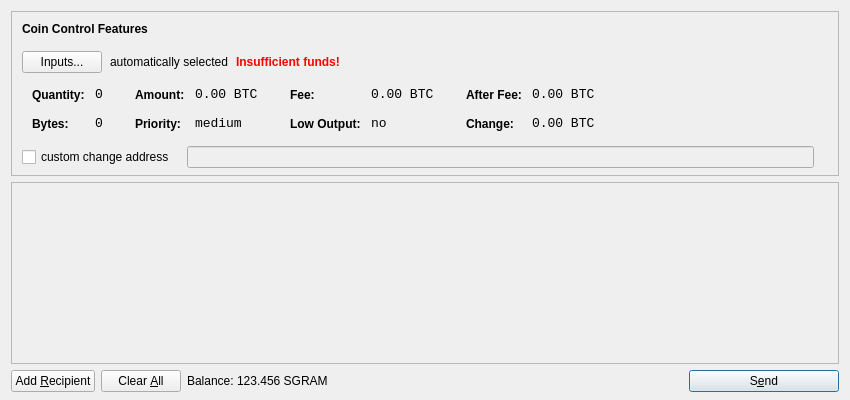
<?xml version="1.0" encoding="UTF-8"?>
<ui version="4.0">
 <class>SendCoinsDialog</class>
 <widget class="QDialog" name="SendCoinsDialog">
  <property name="geometry">
   <rect>
    <x>0</x>
    <y>0</y>
    <width>850</width>
    <height>400</height>
   </rect>
  </property>
  <property name="windowTitle">
   <string>Send Coins</string>
  </property>
  <layout class="QVBoxLayout" name="verticalLayout" stretch="0,1,0">
   <property name="bottomMargin">
    <number>8</number>
   </property>
   <item>
    <widget class="QFrame" name="frameCoinControl">
     <property name="sizePolicy">
      <sizepolicy hsizetype="Expanding" vsizetype="Expanding">
       <horstretch>0</horstretch>
       <verstretch>0</verstretch>
      </sizepolicy>
     </property>
     <property name="maximumSize">
      <size>
       <width>16777215</width>
       <height>16777215</height>
      </size>
     </property>
     <property name="frameShape">
      <enum>QFrame::StyledPanel</enum>
     </property>
     <property name="frameShadow">
      <enum>QFrame::Sunken</enum>
     </property>
     <layout class="QVBoxLayout" name="verticalLayoutCoinControl2">
      <property name="spacing">
       <number>-1</number>
      </property>
      <property name="leftMargin">
       <number>0</number>
      </property>
      <property name="topMargin">
       <number>0</number>
      </property>
      <property name="rightMargin">
       <number>0</number>
      </property>
      <property name="bottomMargin">
       <number>6</number>
      </property>
      <item>
       <layout class="QVBoxLayout" name="verticalLayoutCoinControl" stretch="0,0,0,0,1">
        <property name="spacing">
         <number>0</number>
        </property>
        <property name="leftMargin">
         <number>10</number>
        </property>
        <property name="topMargin">
         <number>10</number>
        </property>
        <item>
         <layout class="QHBoxLayout" name="horizontalLayoutCoinControl1">
          <property name="bottomMargin">
           <number>15</number>
          </property>
          <item>
           <widget class="QLabel" name="labelCoinControlFeatures">
            <property name="sizePolicy">
             <sizepolicy hsizetype="Preferred" vsizetype="Maximum">
              <horstretch>0</horstretch>
              <verstretch>0</verstretch>
             </sizepolicy>
            </property>
            <property name="font">
             <font>
              <weight>75</weight>
              <bold>true</bold>
             </font>
            </property>
            <property name="styleSheet">
             <string notr="true">font-weight:bold;</string>
            </property>
            <property name="text">
             <string>Coin Control Features</string>
            </property>
           </widget>
          </item>
         </layout>
        </item>
        <item>
         <layout class="QHBoxLayout" name="horizontalLayoutCoinControl2" stretch="0,0,0,0">
          <property name="spacing">
           <number>8</number>
          </property>
          <property name="bottomMargin">
           <number>10</number>
          </property>
          <item>
           <widget class="QPushButton" name="pushButtonCoinControl">
            <property name="styleSheet">
             <string notr="true"/>
            </property>
            <property name="text">
             <string>Inputs...</string>
            </property>
           </widget>
          </item>
          <item>
           <widget class="QLabel" name="labelCoinControlAutomaticallySelected">
            <property name="text">
             <string>automatically selected</string>
            </property>
            <property name="margin">
             <number>5</number>
            </property>
           </widget>
          </item>
          <item>
           <widget class="QLabel" name="labelCoinControlInsuffFunds">
            <property name="font">
             <font>
              <weight>75</weight>
              <bold>true</bold>
             </font>
            </property>
            <property name="styleSheet">
             <string notr="true">color:red;font-weight:bold;</string>
            </property>
            <property name="text">
             <string>Insufficient funds!</string>
            </property>
            <property name="margin">
             <number>5</number>
            </property>
           </widget>
          </item>
          <item>
           <spacer name="horizontalSpacerCoinControl">
            <property name="orientation">
             <enum>Qt::Horizontal</enum>
            </property>
            <property name="sizeHint" stdset="0">
             <size>
              <width>40</width>
              <height>1</height>
             </size>
            </property>
           </spacer>
          </item>
         </layout>
        </item>
        <item>
         <widget class="QWidget" name="widgetCoinControl" native="true">
          <property name="sizePolicy">
           <sizepolicy hsizetype="Preferred" vsizetype="Preferred">
            <horstretch>0</horstretch>
            <verstretch>0</verstretch>
           </sizepolicy>
          </property>
          <property name="minimumSize">
           <size>
            <width>0</width>
            <height>0</height>
           </size>
          </property>
          <property name="styleSheet">
           <string notr="true"/>
          </property>
          <layout class="QHBoxLayout" name="horizontalLayoutCoinControl5">
           <property name="margin">
            <number>0</number>
           </property>
           <item>
            <layout class="QHBoxLayout" name="horizontalLayoutCoinControl3" stretch="0,0,0,1">
             <property name="spacing">
              <number>20</number>
             </property>
             <property name="topMargin">
              <number>0</number>
             </property>
             <property name="bottomMargin">
              <number>10</number>
             </property>
             <item>
              <layout class="QFormLayout" name="formLayoutCoinControl1">
               <property name="horizontalSpacing">
                <number>10</number>
               </property>
               <property name="verticalSpacing">
                <number>14</number>
               </property>
               <property name="leftMargin">
                <number>10</number>
               </property>
               <property name="topMargin">
                <number>4</number>
               </property>
               <property name="rightMargin">
                <number>6</number>
               </property>
               <item row="0" column="0">
                <widget class="QLabel" name="labelCoinControlQuantityText">
                 <property name="styleSheet">
                  <string notr="true">font-weight:bold;</string>
                 </property>
                 <property name="text">
                  <string>Quantity:</string>
                 </property>
                 <property name="margin">
                  <number>0</number>
                 </property>
                </widget>
               </item>
               <item row="0" column="1">
                <widget class="QLabel" name="labelCoinControlQuantity">
                 <property name="font">
                  <font>
                   <family>Monospace</family>
                   <pointsize>10</pointsize>
                  </font>
                 </property>
                 <property name="cursor">
                  <cursorShape>IBeamCursor</cursorShape>
                 </property>
                 <property name="contextMenuPolicy">
                  <enum>Qt::ActionsContextMenu</enum>
                 </property>
                 <property name="text">
                  <string notr="true">0</string>
                 </property>
                 <property name="margin">
                  <number>0</number>
                 </property>
                 <property name="textInteractionFlags">
                  <set>Qt::LinksAccessibleByMouse|Qt::TextSelectableByKeyboard|Qt::TextSelectableByMouse</set>
                 </property>
                </widget>
               </item>
               <item row="1" column="0">
                <widget class="QLabel" name="labelCoinControlBytesText">
                 <property name="styleSheet">
                  <string notr="true">font-weight:bold;</string>
                 </property>
                 <property name="text">
                  <string>Bytes:</string>
                 </property>
                </widget>
               </item>
               <item row="1" column="1">
                <widget class="QLabel" name="labelCoinControlBytes">
                 <property name="font">
                  <font>
                   <family>Monospace</family>
                   <pointsize>10</pointsize>
                  </font>
                 </property>
                 <property name="cursor">
                  <cursorShape>IBeamCursor</cursorShape>
                 </property>
                 <property name="contextMenuPolicy">
                  <enum>Qt::ActionsContextMenu</enum>
                 </property>
                 <property name="text">
                  <string notr="true">0</string>
                 </property>
                 <property name="textInteractionFlags">
                  <set>Qt::LinksAccessibleByMouse|Qt::TextSelectableByKeyboard|Qt::TextSelectableByMouse</set>
                 </property>
                </widget>
               </item>
              </layout>
             </item>
             <item>
              <layout class="QFormLayout" name="formLayoutCoinControl2">
               <property name="horizontalSpacing">
                <number>10</number>
               </property>
               <property name="verticalSpacing">
                <number>14</number>
               </property>
               <property name="leftMargin">
                <number>6</number>
               </property>
               <property name="topMargin">
                <number>4</number>
               </property>
               <property name="rightMargin">
                <number>6</number>
               </property>
               <item row="0" column="0">
                <widget class="QLabel" name="labelCoinControlAmountText">
                 <property name="styleSheet">
                  <string notr="true">font-weight:bold;</string>
                 </property>
                 <property name="text">
                  <string>Amount:</string>
                 </property>
                 <property name="margin">
                  <number>0</number>
                 </property>
                </widget>
               </item>
               <item row="0" column="1">
                <widget class="QLabel" name="labelCoinControlAmount">
                 <property name="font">
                  <font>
                   <family>Monospace</family>
                   <pointsize>10</pointsize>
                  </font>
                 </property>
                 <property name="cursor">
                  <cursorShape>IBeamCursor</cursorShape>
                 </property>
                 <property name="contextMenuPolicy">
                  <enum>Qt::ActionsContextMenu</enum>
                 </property>
                 <property name="text">
                  <string notr="true">0.00 BTC</string>
                 </property>
                 <property name="textInteractionFlags">
                  <set>Qt::LinksAccessibleByMouse|Qt::TextSelectableByKeyboard|Qt::TextSelectableByMouse</set>
                 </property>
                </widget>
               </item>
               <item row="1" column="0">
                <widget class="QLabel" name="labelCoinControlPriorityText">
                 <property name="styleSheet">
                  <string notr="true">font-weight:bold;</string>
                 </property>
                 <property name="text">
                  <string>Priority:</string>
                 </property>
                </widget>
               </item>
               <item row="1" column="1">
                <widget class="QLabel" name="labelCoinControlPriority">
                 <property name="font">
                  <font>
                   <family>Monospace</family>
                   <pointsize>10</pointsize>
                  </font>
                 </property>
                 <property name="cursor">
                  <cursorShape>IBeamCursor</cursorShape>
                 </property>
                 <property name="contextMenuPolicy">
                  <enum>Qt::ActionsContextMenu</enum>
                 </property>
                 <property name="text">
                  <string>medium</string>
                 </property>
                 <property name="textInteractionFlags">
                  <set>Qt::LinksAccessibleByMouse|Qt::TextSelectableByKeyboard|Qt::TextSelectableByMouse</set>
                 </property>
                </widget>
               </item>
              </layout>
             </item>
             <item>
              <layout class="QFormLayout" name="formLayoutCoinControl3">
               <property name="horizontalSpacing">
                <number>10</number>
               </property>
               <property name="verticalSpacing">
                <number>14</number>
               </property>
               <property name="leftMargin">
                <number>6</number>
               </property>
               <property name="topMargin">
                <number>4</number>
               </property>
               <property name="rightMargin">
                <number>6</number>
               </property>
               <item row="0" column="0">
                <widget class="QLabel" name="labelCoinControlFeeText">
                 <property name="styleSheet">
                  <string notr="true">font-weight:bold;</string>
                 </property>
                 <property name="text">
                  <string>Fee:</string>
                 </property>
                 <property name="margin">
                  <number>0</number>
                 </property>
                </widget>
               </item>
               <item row="0" column="1">
                <widget class="QLabel" name="labelCoinControlFee">
                 <property name="font">
                  <font>
                   <family>Monospace</family>
                   <pointsize>10</pointsize>
                  </font>
                 </property>
                 <property name="cursor">
                  <cursorShape>IBeamCursor</cursorShape>
                 </property>
                 <property name="contextMenuPolicy">
                  <enum>Qt::ActionsContextMenu</enum>
                 </property>
                 <property name="text">
                  <string notr="true">0.00 BTC</string>
                 </property>
                 <property name="textInteractionFlags">
                  <set>Qt::LinksAccessibleByMouse|Qt::TextSelectableByKeyboard|Qt::TextSelectableByMouse</set>
                 </property>
                </widget>
               </item>
               <item row="1" column="0">
                <widget class="QLabel" name="labelCoinControlLowOutputText">
                 <property name="styleSheet">
                  <string notr="true">font-weight:bold;</string>
                 </property>
                 <property name="text">
                  <string>Low Output:</string>
                 </property>
                </widget>
               </item>
               <item row="1" column="1">
                <widget class="QLabel" name="labelCoinControlLowOutput">
                 <property name="font">
                  <font>
                   <family>Monospace</family>
                   <pointsize>10</pointsize>
                  </font>
                 </property>
                 <property name="cursor">
                  <cursorShape>IBeamCursor</cursorShape>
                 </property>
                 <property name="contextMenuPolicy">
                  <enum>Qt::ActionsContextMenu</enum>
                 </property>
                 <property name="text">
                  <string>no</string>
                 </property>
                 <property name="textInteractionFlags">
                  <set>Qt::LinksAccessibleByMouse|Qt::TextSelectableByKeyboard|Qt::TextSelectableByMouse</set>
                 </property>
                </widget>
               </item>
              </layout>
             </item>
             <item>
              <layout class="QFormLayout" name="formLayoutCoinControl4">
               <property name="horizontalSpacing">
                <number>10</number>
               </property>
               <property name="verticalSpacing">
                <number>14</number>
               </property>
               <property name="leftMargin">
                <number>6</number>
               </property>
               <property name="topMargin">
                <number>4</number>
               </property>
               <property name="rightMargin">
                <number>6</number>
               </property>
               <item row="0" column="0">
                <widget class="QLabel" name="labelCoinControlAfterFeeText">
                 <property name="styleSheet">
                  <string notr="true">font-weight:bold;</string>
                 </property>
                 <property name="text">
                  <string>After Fee:</string>
                 </property>
                 <property name="margin">
                  <number>0</number>
                 </property>
                </widget>
               </item>
               <item row="0" column="1">
                <widget class="QLabel" name="labelCoinControlAfterFee">
                 <property name="font">
                  <font>
                   <family>Monospace</family>
                   <pointsize>10</pointsize>
                  </font>
                 </property>
                 <property name="cursor">
                  <cursorShape>IBeamCursor</cursorShape>
                 </property>
                 <property name="contextMenuPolicy">
                  <enum>Qt::ActionsContextMenu</enum>
                 </property>
                 <property name="text">
                  <string notr="true">0.00 BTC</string>
                 </property>
                 <property name="textInteractionFlags">
                  <set>Qt::LinksAccessibleByMouse|Qt::TextSelectableByKeyboard|Qt::TextSelectableByMouse</set>
                 </property>
                </widget>
               </item>
               <item row="1" column="0">
                <widget class="QLabel" name="labelCoinControlChangeText">
                 <property name="styleSheet">
                  <string notr="true">font-weight:bold;</string>
                 </property>
                 <property name="text">
                  <string>Change:</string>
                 </property>
                </widget>
               </item>
               <item row="1" column="1">
                <widget class="QLabel" name="labelCoinControlChange">
                 <property name="font">
                  <font>
                   <family>Monospace</family>
                   <pointsize>10</pointsize>
                  </font>
                 </property>
                 <property name="cursor">
                  <cursorShape>IBeamCursor</cursorShape>
                 </property>
                 <property name="contextMenuPolicy">
                  <enum>Qt::ActionsContextMenu</enum>
                 </property>
                 <property name="text">
                  <string notr="true">0.00 BTC</string>
                 </property>
                 <property name="textInteractionFlags">
                  <set>Qt::LinksAccessibleByMouse|Qt::TextSelectableByKeyboard|Qt::TextSelectableByMouse</set>
                 </property>
                </widget>
               </item>
              </layout>
             </item>
            </layout>
           </item>
          </layout>
         </widget>
        </item>
        <item>
         <layout class="QHBoxLayout" name="horizontalLayoutCoinControl4" stretch="0,0,0">
          <property name="spacing">
           <number>12</number>
          </property>
          <property name="sizeConstraint">
           <enum>QLayout::SetDefaultConstraint</enum>
          </property>
          <property name="topMargin">
           <number>5</number>
          </property>
          <property name="rightMargin">
           <number>5</number>
          </property>
          <item>
           <widget class="QCheckBox" name="checkBoxCoinControlChange">
            <property name="text">
             <string>custom change address</string>
            </property>
           </widget>
          </item>
          <item>
           <widget class="QLineEdit" name="lineEditCoinControlChange">
            <property name="enabled">
             <bool>false</bool>
            </property>
            <property name="sizePolicy">
             <sizepolicy hsizetype="Expanding" vsizetype="Fixed">
              <horstretch>0</horstretch>
              <verstretch>0</verstretch>
             </sizepolicy>
            </property>
           </widget>
          </item>
          <item>
           <widget class="QLabel" name="labelCoinControlChangeLabel">
            <property name="sizePolicy">
             <sizepolicy hsizetype="Preferred" vsizetype="Expanding">
              <horstretch>0</horstretch>
              <verstretch>0</verstretch>
             </sizepolicy>
            </property>
            <property name="minimumSize">
             <size>
              <width>0</width>
              <height>0</height>
             </size>
            </property>
            <property name="text">
             <string/>
            </property>
            <property name="margin">
             <number>3</number>
            </property>
           </widget>
          </item>
         </layout>
        </item>
        <item>
         <spacer name="verticalSpacerCoinControl">
          <property name="orientation">
           <enum>Qt::Vertical</enum>
          </property>
          <property name="sizeHint" stdset="0">
           <size>
            <width>800</width>
            <height>1</height>
           </size>
          </property>
         </spacer>
        </item>
       </layout>
      </item>
     </layout>
    </widget>
   </item>
   <item>
    <widget class="QScrollArea" name="scrollArea">
     <property name="widgetResizable">
      <bool>true</bool>
     </property>
     <widget class="QWidget" name="scrollAreaWidgetContents">
      <property name="geometry">
       <rect>
        <x>0</x>
        <y>0</y>
        <width>830</width>
        <height>165</height>
       </rect>
      </property>
      <layout class="QVBoxLayout" name="verticalLayout_2">
       <property name="margin">
        <number>0</number>
       </property>
       <item>
        <layout class="QVBoxLayout" name="entries">
         <property name="spacing">
          <number>6</number>
         </property>
        </layout>
       </item>
       <item>
        <spacer name="verticalSpacer">
         <property name="orientation">
          <enum>Qt::Vertical</enum>
         </property>
         <property name="sizeHint" stdset="0">
          <size>
           <width>20</width>
           <height>40</height>
          </size>
         </property>
        </spacer>
       </item>
      </layout>
     </widget>
    </widget>
   </item>
   <item>
    <layout class="QHBoxLayout" name="horizontalLayout">
     <item>
      <widget class="QPushButton" name="addButton">
       <property name="toolTip">
        <string>Send to multiple recipients at once</string>
       </property>
       <property name="text">
        <string>Add &amp;Recipient</string>
       </property>
       <property name="icon">
        <iconset resource="../bitcoin.qrc">
         <normaloff>:/icons/add</normaloff>:/icons/add</iconset>
       </property>
       <property name="autoDefault">
        <bool>false</bool>
       </property>
      </widget>
     </item>
     <item>
      <widget class="QPushButton" name="clearButton">
       <property name="sizePolicy">
        <sizepolicy hsizetype="Minimum" vsizetype="Fixed">
         <horstretch>0</horstretch>
         <verstretch>0</verstretch>
        </sizepolicy>
       </property>
       <property name="toolTip">
        <string>Remove all transaction fields</string>
       </property>
       <property name="text">
        <string>Clear &amp;All</string>
       </property>
       <property name="icon">
        <iconset resource="../bitcoin.qrc">
         <normaloff>:/icons/remove</normaloff>:/icons/remove</iconset>
       </property>
       <property name="autoRepeatDelay">
        <number>300</number>
       </property>
       <property name="autoDefault">
        <bool>false</bool>
       </property>
      </widget>
     </item>
     <item>
      <layout class="QHBoxLayout" name="horizontalLayout_2">
       <property name="spacing">
        <number>3</number>
       </property>
       <item>
        <widget class="QLabel" name="label">
         <property name="text">
          <string>Balance:</string>
         </property>
        </widget>
       </item>
       <item>
        <widget class="QLabel" name="labelBalance">
         <property name="cursor">
          <cursorShape>IBeamCursor</cursorShape>
         </property>
         <property name="text">
          <string>123.456 SGRAM</string>
         </property>
         <property name="textInteractionFlags">
          <set>Qt::LinksAccessibleByMouse|Qt::TextSelectableByKeyboard|Qt::TextSelectableByMouse</set>
         </property>
        </widget>
       </item>
      </layout>
     </item>
     <item>
      <spacer name="horizontalSpacer">
       <property name="orientation">
        <enum>Qt::Horizontal</enum>
       </property>
       <property name="sizeHint" stdset="0">
        <size>
         <width>40</width>
         <height>20</height>
        </size>
       </property>
      </spacer>
     </item>
     <item>
      <widget class="QPushButton" name="sendButton">
       <property name="minimumSize">
        <size>
         <width>150</width>
         <height>0</height>
        </size>
       </property>
       <property name="toolTip">
        <string>Confirm the send action</string>
       </property>
       <property name="text">
        <string>S&amp;end</string>
       </property>
       <property name="icon">
        <iconset resource="../bitcoin.qrc">
         <normaloff>:/icons/send</normaloff>:/icons/send</iconset>
       </property>
       <property name="default">
        <bool>true</bool>
       </property>
      </widget>
     </item>
    </layout>
   </item>
  </layout>
 </widget>
 <resources>
  <include location="../bitcoin.qrc"/>
 </resources>
 <connections/>
</ui>
